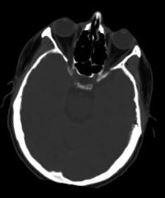
#> input picture Examples/ImageB3.JPG, 165 x 198 px
$ python problem4.py
#> lines starting #> are read from the running program, lines starting #| are printed output that depends on the picture; after the words box and inside, x2 and y2 are one past the last pixel; in counts of white or black regions, pixels touching at a corner belong together
from skimage.io import imread, imsave
from skimage.filters import threshold_otsu
import numpy as np


def manual_otsu_threshold(image):
    if image.dtype == np.float32 or image.dtype == np.float64:
        image = (image * 255).astype(np.uint8)

    pixel_counts, pixel_values = np.histogram(image.ravel(), bins=256, range=(0, 256))
    total_pixels = image.size
    current_max, threshold = 0, 0
    sum_total = np.cumsum(pixel_counts * np.arange(256))

    weight_background = 0
    sum_background = 0
    for i in range(256):
        weight_background += pixel_counts[i]
        sum_background += i * pixel_counts[i]
        weight_foreground = total_pixels - weight_background
        if weight_background == 0 or weight_foreground == 0:
            continue
        sum_foreground = sum_total[-1] - sum_background
        mean_background = sum_background / weight_background
        mean_foreground = sum_foreground / weight_foreground
        between_class_variance = (weight_background * weight_foreground *
                                  (mean_background - mean_foreground) ** 2)

        if between_class_variance > current_max:
            current_max = between_class_variance
            threshold = i

    return threshold

def segment_image_otsu_and_save(input_image_path, output_image_path):
#> called with input_image_path = './Examples/ImageB3.JPG', output_image_path = './outputP4.jpg'
    image = imread(input_image_path, as_gray=True)
#> image is the input picture: shape (198, 165) float64; min 0, max 1, mean 0.155

    if image.dtype == np.float32 or image.dtype == np.float64:
        image = (image * 255).astype(np.uint8)

    otsu_threshold = manual_otsu_threshold(image)
#> in manual_otsu_threshold, `pixel_counts, pixel_values = np.histogram(image.ravel(), bins=256, ran..`: pixel_counts = 256 values, max 11090 at index 0, min 0 at index 25, mean 127.6; pixel_values = 257 values from 0 to 256
#> in manual_otsu_threshold, `sum_total = np.cumsum(pixel_counts * np.arange(256))`: sum_total = 256 values from 0 to 1287344
#> the loop in manual_otsu_threshold, `for i in range(256):` made 256 passes
#> (weight_background, sum_background, weight_foreground, sum_foreground, mean_background, mean_foreground, current_max) on passes 1 to 12: (11090, 0, 21580, 1287344, 0, 59.65, 8.52e+11), (11970, 880, 20700, 1286464, 0.0735, 62.15, 9.55e+11), (12486, 1912, 20184, 1285432, 0.153, 63.69, 1.02e+12), (12811, 2887, 19859, 1284457, 0.225, 64.68, 1.06e+12), (13046, 3827, 19624, 1283517, 0.293, 65.41, 1.09e+12), (13214, 4667, 19456, 1282677, 0.353, 65.93, 1.11e+12), (13388, 5711, 19282, 1281633, 0.427, 66.47, 1.13e+12), (13518, 6621, 19152, 1280723, 0.49, 66.87, 1.14e+12), (13660, 7757, 19010, 1279587, 0.568, 67.31, 1.16e+12), (13783, 8864, 18887, 1278480, 0.643, 67.69, 1.17e+12), (13908, 10114, 18762, 1277230, 0.727, 68.08, 1.18e+12), (14019, 11335, 18651, 1276009, 0.809, 68.42, 1.2e+12)
#> (weight_background, sum_background, weight_foreground, sum_foreground, mean_background, mean_foreground, between_class_variance) on passes 26, 28, 34, 38, 42, 45: (15482, 37618, 17188, 1249726, 2.43, 72.71, 1.31e+12), (15664, 42350, 17006, 1244994, 2.7, 73.21, 1.32e+12), (16229, 59523, 16441, 1227821, 3.67, 74.68, 1.35e+12), (16677, 75329, 15993, 1212015, 4.52, 75.78, 1.35e+12), (17549, 109766, 15121, 1177578, 6.25, 77.88, 1.36e+12), (18447, 148359, 14223, 1138985, 8.04, 80.08, 1.36e+12)
    segmented_image = image > otsu_threshold
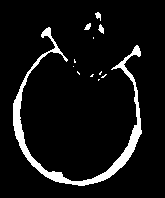
#> segmented_image: shape (198, 165) bool; 7.3% white; 12 white regions (8 under 20 px), largest, box (x1, y1, x2, y2) and area: (13, 27, 142, 186) 2238, (98, 24, 104, 34) 35, (95, 12, 101, 21) 32, (84, 23, 91, 30) 31
    segmented_image_uint8 = (segmented_image * 255).astype('uint8')
    imsave(output_image_path, segmented_image_uint8)
    return otsu_threshold


# Define the paths for input and output
input_image_path = './Examples/ImageB3.JPG'
output_image_path = './outputP4.jpg'

# Apply the function and save the segmented image
otsu_threshold_value = segment_image_otsu_and_save(input_image_path, output_image_path)
print(f"The Otsu's threshold value is: {otsu_threshold_value}")
#| The Otsu's threshold value is: 123

$ run again, with Examples/ImageA3.JPG copied over Examples/ImageB3.JPG
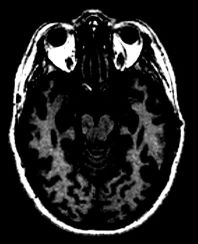
#> input picture Examples/ImageA3.JPG, 198 x 244 px
#> in segment_image_otsu_and_save, image is the input picture: shape (244, 198) float64; min 0, max 1, mean 0.137
#> pixel_counts = 256 values, max 24087 at index 0, min 0 at index 25, mean 188.7; pixel_values = 257 values from 0 to 256
#> sum_total = 256 values from 0 to 1687176
#> the loop in manual_otsu_threshold, `for i in range(256):` made 256 passes
#> (weight_background, sum_background, weight_foreground, sum_foreground, mean_background, mean_foreground, current_max) on passes 1 to 8: (24087, 0, 24225, 1687176, 0, 69.65, 2.83e+12), (26858, 2771, 21454, 1684405, 0.103, 78.51, 3.54e+12), (28406, 5867, 19906, 1681309, 0.207, 84.46, 4.01e+12), (29561, 9332, 18751, 1677844, 0.316, 89.48, 4.41e+12), (30531, 13212, 17781, 1673964, 0.433, 94.14, 4.77e+12), (31240, 16757, 17072, 1670419, 0.536, 97.85, 5.05e+12), (31808, 20165, 16504, 1667011, 0.634, 101, 5.29e+12), (32299, 23602, 16013, 1663574, 0.731, 103.9, 5.5e+12)
#> in segment_image_otsu_and_save, `segmented_image = image > otsu_threshold`:
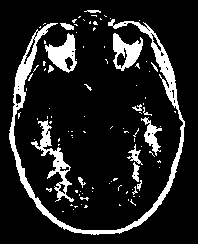
#> segmented_image: shape (244, 198) bool; 13.5% white; 100 white regions (85 under 20 px), largest, box (x1, y1, x2, y2) and area: (9, 19, 185, 235) 3300, (31, 120, 74, 202) 795, (45, 33, 77, 73) 641
#| The Otsu's threshold value is: 99
